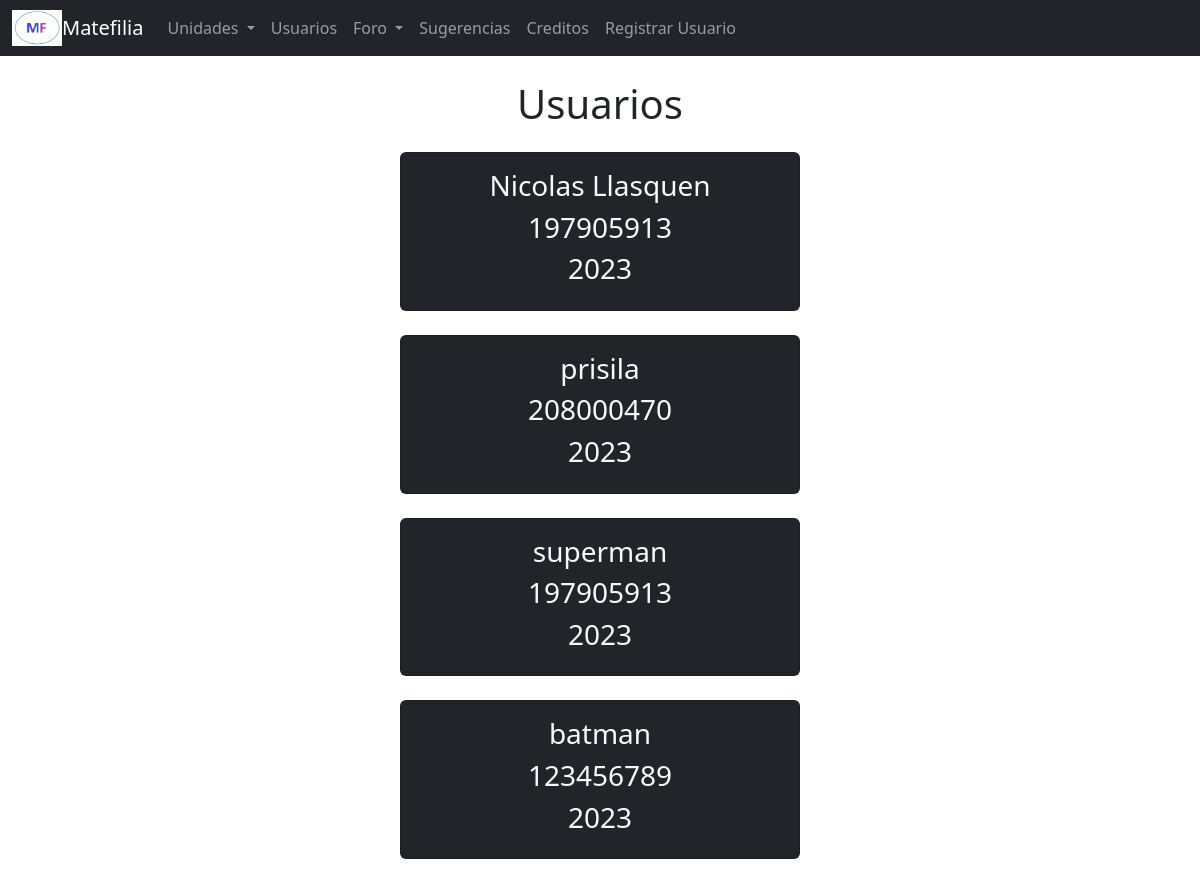
Screenshot of /usuarios/ with the database file from the repository.
### aplicacion3/models.py (models this page shows, shortened)
class Usuario(models.Model):
    nombre = models.CharField(max_length=100)
    rut = models.IntegerField()
    añoAcad = models.CharField(max_length=50)

### aplicacion3/views.py (the view)
# urls.py: path('', views.usuarios, name='usuarios'),
def usuarios(request):
    todoUsuarios = Usuario.objects.all()
    return render(request, 'ap3/usuarios.html', {'usuarios': todoUsuarios})

### templates/ap3/usuarios.html
{% extends 'layout/base.html' %}{% block content %}
<div class="container text-center my-4"><h1>Usuarios</h1></div>
<div class="col-md-4 offset-md-4">
  {% for usuarios in usuarios %}
  <div class="card card-body bg-dark text-center text-light my-4">
    <div>
      <h3>{{ usuarios.nombre }}</h3>
    </div>
    <div>
      <h3>{{ usuarios.rut }}</h3>
    </div>
    <div>
      <h3>{{ usuarios.añoAcad }}</h3>
    </div>
  </div>
  {% endfor %}
</div>
{% endblock content %}

### rows the page displays
Usuario: nombre "Nicolas Llasquen", rut "197905913", añoAcad "2023"
Usuario: nombre "prisila", rut "208000470", añoAcad "2023"
Usuario: nombre "superman", rut "197905913", añoAcad "2023"
Usuario: nombre "batman", rut "123456789", añoAcad "2023"
